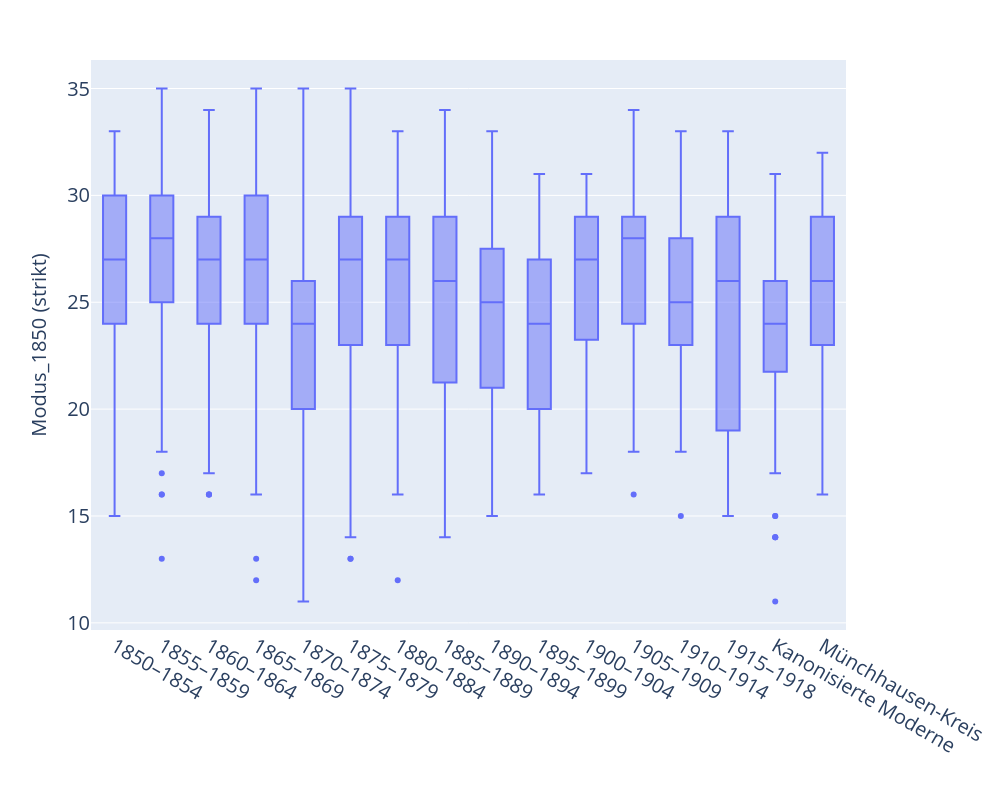

Notebook code cell kept with this figure:
### Code cell
meta_plot = pd.DataFrame()

for corpus_query in queries_b:
    this_meta = meta_all.query(corpus_query)
    this_distances = this_meta['mode_score_strikt1850']

    meta_add = pd.DataFrame()
    meta_add[['author', 'title']] = this_meta[['author', 'title']]
    meta_add['corpus'] = queries_b[corpus_query]
    meta_add['dist'] = this_distances.tolist()
    
    meta_plot = pd.concat([meta_plot, meta_add])
    
fig = px.box(
    meta_plot,
    x = 'corpus',
    y = 'dist',
    # points = 'all',
    hover_data = ['author', 'title'],
    labels = {'dist' : '<br>Modus_1850 (strikt)', 'corpus' : ''}
)

fig.update_layout(
    width = 1000, height = 800,
    xaxis=dict(tickfont=dict(size=20), titlefont=dict(size=20)),
    yaxis=dict(tickfont=dict(size=20), titlefont=dict(size=20)),
    showlegend = False
)

fig.show()

### Figure 1 — Plotly figure (JSON) as saved in the notebook; plotly's stock layout.template omitted (floating-point values rounded to 4 significant figures; data arrays with more than 128 entries replaced by an {"elided": "..."} marker saying what was removed)
{"data": [{"alignmentgroup": "True", "customdata": {"elided": "2103x2 str values"}, "hovertemplate": "=%{x}<br><br>Modus_1850 (strikt)=%{y}<br>author=%{customdata[0]}<br>title=%{customdata[1]}<extra></extra>", "legendgroup": "", "marker": {"color": "#636efa"}, "name": "", "notched": false, "offsetgroup": "", "orientation": "v", "showlegend": false, "type": "box", "x": {"elided": "2103 str values"}, "x0": " ", "xaxis": "x", "y": {"elided": "2103 int values"}, "y0": " ", "yaxis": "y"}], "layout": {"boxmode": "group", "height": 800, "legend": {"tracegroupgap": 0}, "margin": {"t": 60}, "showlegend": false, "width": 1000, "xaxis": {"anchor": "y", "domain": [0, 1], "tickfont": {"size": 20}, "title": {"font": {"size": 20}, "text": ""}}, "yaxis": {"anchor": "x", "domain": [0, 1], "tickfont": {"size": 20}, "title": {"font": {"size": 20}, "text": "<br>Modus_1850 (strikt)"}}}}
